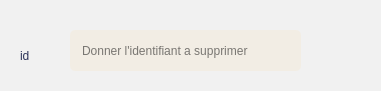
      <widget class="QGroupBox" name="groupBox_25">
       <property name="geometry">
        <rect>
         <x>790</x>
         <y>580</y>
         <width>381</width>
         <height>91</height>
        </rect>
       </property>
       <property name="styleSheet">
        <string notr="true">background-color: rgb(241, 241, 241);
border-radius: 10px black;
	border-radius: 10px  ;

</string>
       </property>
       <property name="title">
        <string/>
       </property>
       <widget class="QLineEdit" name="id_supp_4">
        <property name="geometry">
         <rect>
          <x>70</x>
          <y>30</y>
          <width>231</width>
          <height>41</height>
         </rect>
        </property>
        <property name="styleSheet">
         <string notr="true">QLineEdit{
	background-color: rgb(242, 237, 228);
    box-shadow: 2px 0.5px 5px 1px inset black;
    border-radius: 5px;
    width: 70%;
    padding-right: 10px;
    padding-left: 10px;
    text-align: left;
    color: #000;
    font-size:inherit;
    font-family: Arial, Helvetica, sans-serif;  
    font-weight:normal;
    font-variant:normal;
}
QLineEdit::hover{  color: black ;
background-color:orange;}
QLineEdit::focus{  color: black ;
background-color:white;}</string>
        </property>
        <property name="placeholderText">
         <string>Donner l'identifiant a supprimer</string>
        </property>
       </widget>
       <widget class="QPushButton" name="pb_supprimer_2">
        <property name="geometry">
         <rect>
          <x>320</x>
          <y>30</y>
          <width>51</width>
          <height>41</height>
         </rect>
        </property>
        <property name="styleSheet">
         <string notr="true">image: url(:/trash-2.svg);</string>
        </property>
        <property name="text">
         <string/>
        </property>
       </widget>
       <widget class="QLabel" name="label_49">
        <property name="geometry">
         <rect>
          <x>20</x>
          <y>40</y>
          <width>31</width>
          <height>31</height>
         </rect>
        </property>
        <property name="styleSheet">
         <string notr="true">font:  75 16pt &quot;Times New Roman&quot;;
color: rgb(44, 51, 89);</string>
        </property>
        <property name="text">
         <string>id</string>
        </property>
       </widget>
      </widget>
